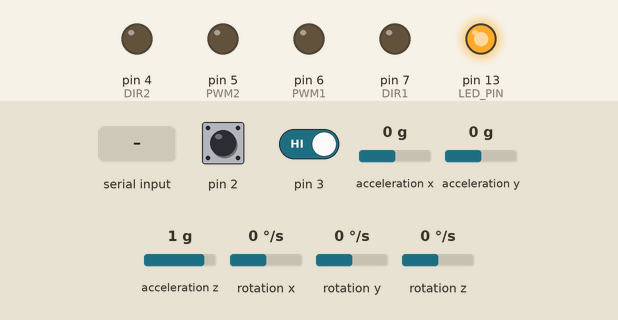
This sketch was run on a simulated Arduino Uno, built with avr-gcc and run on an emulated ATmega328P. Parts: output pins drawn as LEDs (lit = HIGH). The test bench sets the inputs (shaded band); at power-on: acceleration z 1 g, rotation y 0 °/s, pin 3 HIGH, pin 2 HIGH, acceleration x 0 g, acceleration y 0 g, rotation x 0 °/s, rotation z 0 °/s. What the sketch prints to the serial monitor is not drawn.

Above: at 1.3 s.
1.4 s: acceleration z set to 0.1 g
4.4 s: acceleration z set to -0.2 g
At 5.5 s:
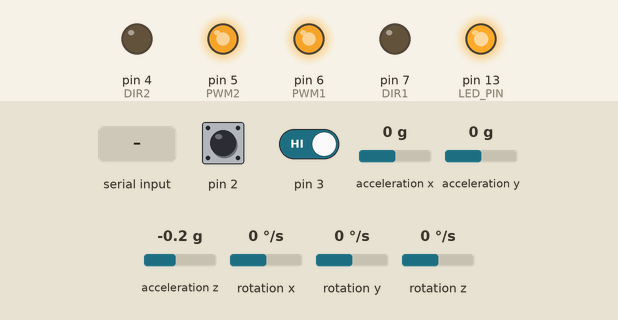
6.7 s: "w" received over Serial
8.2 s: rotation y set to -100 °/s
At 10.15 s:
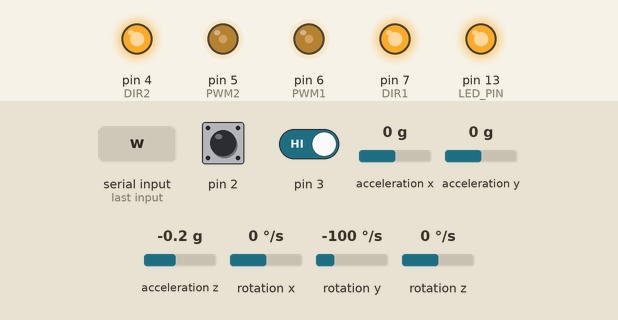
At 11.0 s:
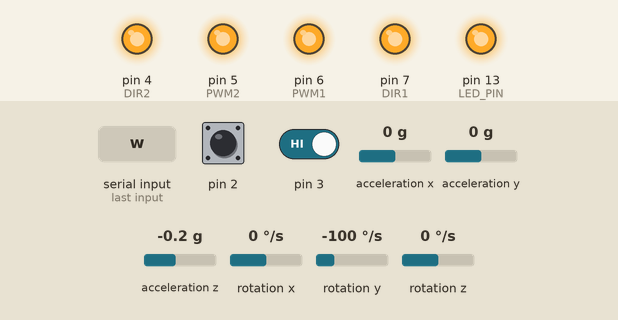
11.2 s: "x" received over Serial
12.7 s: pin 3 driven LOW
Timing chart, 0 to 15.7 s (numbered marks = the images above; inputs shaded):
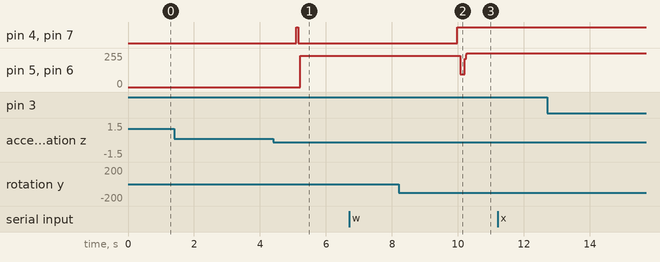

Measured:
- the behaviour switches between 0 and -0.1 g on acceleration z (found by bisection; images 0 and 1)
- after the input at 4.4 s, pin 4 (DIR2), pin 7 (DIR1): LOW → HIGH after 0.69 s, → LOW 0.07 s later; pin 5 (PWM2), pin 6 (PWM1): 0/255 → 234/255 after 0.83 s
- after the input at 8.2 s, pin 4 (DIR2), pin 7 (DIR1): LOW → HIGH after 1.8 s; pin 5 (PWM2), pin 6 (PWM1): 234/255 → 96/255 after 1.9 s, → 252/255 0.14 s later

The sketch:

mpu6050_jiaodu.ino
```cpp
#include <I2Cdev.h>
#include <MPU6050.h>
#include <Wire.h>

float X_jiaodu_o = -5.8;
float X_jiaodu = -5.8;
float Roffset=0;
long s=0,last=0;
float P = 45, D = 0.2;
float PS=0.04,DS = 0.03;
//====================
MPU6050 accelgyro;
int DIR1 = 7, PWM1 = 6, PWM2 = 5, DIR2 = 4;
int16_t ax, ay, az;
int16_t gx, gy, gz; //存储原始数据
float aax, aay, aaz, ggx, ggy, ggz; //存储量化后的数据
float Ax, Ay, Az; //单位 g(9.8m/s^2)
float Gx, Gy, Gz; //单位 °/s
float Angel_accX, Angel_accY, Angel_accZ; //存储加速度计算出的角度
long LastTime, NowTime, TimeSpan; //用来对角速度积分的
#define LED_PIN 13

bool blinkState = false;
void set(int a)
{
//  if(abs(a)<abs(Roffset))
//  {
//    digitalWrite(PWM1, LOW);
//    digitalWrite(PWM2, LOW);
//    return;
//  }
  if (a > 0)
  {
    digitalWrite(DIR1, HIGH);
    digitalWrite(DIR2, HIGH);
    analogWrite(PWM1, a+Roffset);
    analogWrite(PWM2, a-Roffset);
  }
  else if (a < 0) {
    digitalWrite(DIR1, LOW);
    digitalWrite(DIR2, LOW);
    analogWrite(PWM1, -a+Roffset);
    analogWrite(PWM2, -a-Roffset);
  }
  else {
    digitalWrite(PWM1, LOW);
    digitalWrite(PWM2, LOW);
  }
}
void fangxiang(){
  if(PIND&0X04){
    s++;
  }
  else {
  s--;
  }
}
void setup()//MPU6050的设置都采用了默认值，请参看库文件
{
  pinMode(2,INPUT_PULLUP);
  pinMode(3,INPUT_PULLUP);
  attachInterrupt(1, fangxiang, FALLING);
  digitalWrite(PWM1, LOW);
  digitalWrite(PWM2, LOW);
  pinMode(DIR1, OUTPUT);
  pinMode(DIR2, OUTPUT);
  pinMode(PWM1, OUTPUT);
  pinMode(PWM2, OUTPUT);
  digitalWrite(DIR1, LOW);
  digitalWrite(DIR2, LOW);
  pinMode(LED_PIN, OUTPUT);
  Wire.begin();
  Serial.begin(115200);
  Serial.println("Initializing I2C device.....");
  delay(100);
  accelgyro.initialize();
  Serial.println("Testing device connections...");
  Serial.println(accelgyro.testConnection() ? "MPU6050 connection successful" : "MPU6050 connection failure");
  accelgyro.getMotion6(&ax, &ay, &az, &gx, &gy, &gz);
  Ax = ax / 16384.00;
  Ay = ay / 16384.00;
  Az = az / 16384.00;
  Angel_accZ = atan(Az / sqrt(Ax * Ax + Ay * Ay)) * 180 / 3.14;
  Gx = -Angel_accZ;
  Serial.println(Gx);
  if (!(Gx < 180 && Gx > -180))setup();
  digitalWrite(13,1);
}
char rec;
int speed=0;float spd=0,lastspd=0,aspd=0;
long nowtime2=0,lasttime2=0,timespan2=0;
void loop()
{
  //speed=s-last;
  //last=s;
  accelgyro.getMotion6(&ax, &ay, &az, &gx, &gy, &gz); //获取三个轴的加速度和角速度
  //======一下三行是对加速度进行量化，得出单位为g的加速度值
  Ax = ax / 16384.00;
  Ay = ay / 16384.00;
  Az = az / 16384.00;
  //==========以下三行是用加速度计算三个轴和水平面坐标系之间的夹角
//  Angel_accX = atan(Ax / sqrt(Az * Az + Ay * Ay)) * 180 / 3.14;
//  Angel_accY = atan(Ay / sqrt(Ax * Ax + Az * Az)) * 180 / 3.14;
  Angel_accZ = atan(Az / sqrt(Ax * Ax + Ay * Ay)) * 180 / 3.14;
  //==========以下三行是对角速度做量化==========
//  ggx = gx / 131.00;
  ggy = gy / 131.00;
//  ggz = gz / 131.00;
  //===============以下是对角度进行积分处理====== ==========
  NowTime = millis(); //获取当前程序运行的毫秒数
  TimeSpan = NowTime - LastTime; //积分时间这样算不是很严谨
  //下面三行就是通过对角速度积分实现各个轴的角度测量，当然假设各轴的起始角度都是0
  Gx = (Gx + ggy * TimeSpan / 1000)*0.995-0.005*Angel_accZ;
  LastTime = NowTime;

  nowtime2 = millis();
  if(nowtime2-lasttime2>15)
  {
    timespan2=nowtime2-lasttime2;
    spd=(s-last)*1000/timespan2;
    aspd=spd-lastspd;
    lastspd=spd;
    last=s;
    lasttime2=nowtime2;
  }

  speed = (Gx - X_jiaodu) * P - ggx * D + spd*PS - aspd*DS;
  if (abs(speed)<254)
  set(-speed);
  else {
    //set(0);
   /* while (1)
      if (Serial.read() > 0) {
        setup();
        break;
      }
      */
  }
  //==============================
  if(Serial.available())
  {
    char bufchar = Serial.read();
    Serial.print(bufchar);
    if(bufchar == 'w')X_jiaodu = X_jiaodu_o+2;
    else if(bufchar == 's')X_jiaodu = X_jiaodu_o-2;
    else if(bufchar == 'a'){
      Roffset=40;
      X_jiaodu = X_jiaodu_o+2;
    }
    else if(bufchar == 'd'){
      Roffset=-40;
      X_jiaodu = X_jiaodu_o+2;
    }else if(bufchar == 'x'){
      Roffset=0;
      X_jiaodu = X_jiaodu_o;
    }
    Serial.println();
  }
//
  Serial.print("Ax=");
  Serial.print(Gx-X_jiaodu);
  Serial.print("\tSpeed=");
  Serial.print(spd);
  Serial.print("\taspd=");
  Serial.print(aspd);
  Serial.print("\tPWM=");
  Serial.println(speed);
}
```
